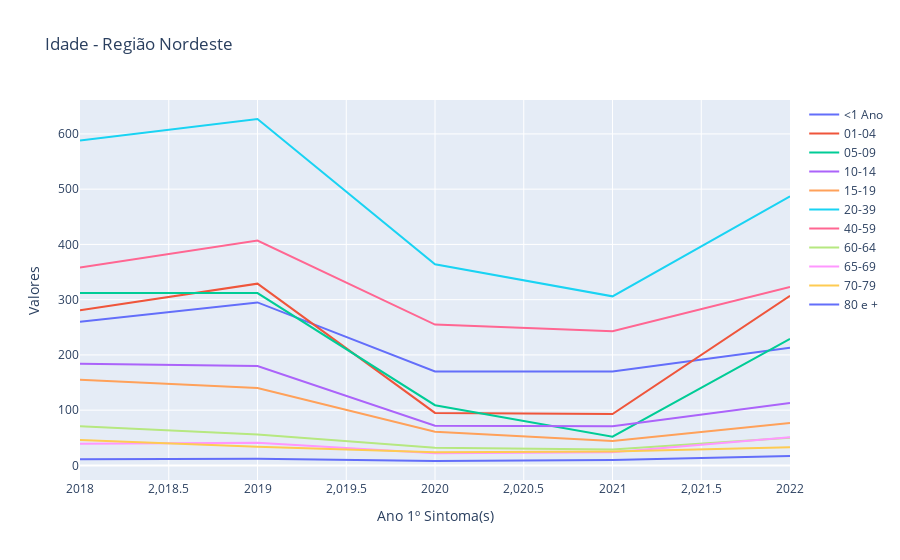

The notebook cell saved with this chart:
### Code cell
import plotly.graph_objects as go
import pandas as pd

# Dados da tabela
data = {'Ano 1º Sintoma(s)': [2018, 2019, 2020, 2021, 2022],
    '<1 Ano': [260, 295, 170, 170, 213],
    '01-04': [281, 329, 95, 93, 307],
    '05-09': [312, 312, 109, 52, 229],
    '10-14': [184, 180, 72, 71, 113],
    '15-19': [155, 140, 61, 44, 77],
    '20-39': [588, 627, 364, 306, 487],
    '40-59': [358, 407, 255, 243, 323],
    '60-64': [71, 56, 32, 29, 50],
    '65-69': [39, 41, 22, 24, 51],
    '70-79': [46, 34, 24, 25, 33],
    '80 e +': [11, 12, 8, 10, 17]
       }
    

idade_nd = pd.DataFrame(data)

# Criação do gráfico interativo
fig = go.Figure()

# Adição das linhas no gráfico
for column in idade_nd.columns:
    if column != 'Ano 1º Sintoma(s)':
        fig.add_trace(go.Scatter(x=idade_nd['Ano 1º Sintoma(s)'], y=idade_nd[column], mode='lines', name=column))

# Configurações do layout
fig.update_layout(
    title='Idade - Região Nordeste',
    xaxis=dict(title='Ano 1º Sintoma(s)'),
    yaxis=dict(title='Valores'),
    hovermode='x'
)

# Exibição do gráfico
fig.show()

### Figure 1 — Plotly figure (JSON) as saved in the notebook; plotly's stock layout.template omitted (floating-point values rounded to 4 significant figures)
{"data": [{"mode": "lines", "name": "<1 Ano", "type": "scatter", "x": [2018, 2019, 2020, 2021, 2022], "y": [260, 295, 170, 170, 213]}, {"mode": "lines", "name": "01-04", "type": "scatter", "x": [2018, 2019, 2020, 2021, 2022], "y": [281, 329, 95, 93, 307]}, {"mode": "lines", "name": "05-09", "type": "scatter", "x": [2018, 2019, 2020, 2021, 2022], "y": [312, 312, 109, 52, 229]}, {"mode": "lines", "name": "10-14", "type": "scatter", "x": [2018, 2019, 2020, 2021, 2022], "y": [184, 180, 72, 71, 113]}, {"mode": "lines", "name": "15-19", "type": "scatter", "x": [2018, 2019, 2020, 2021, 2022], "y": [155, 140, 61, 44, 77]}, {"mode": "lines", "name": "20-39", "type": "scatter", "x": [2018, 2019, 2020, 2021, 2022], "y": [588, 627, 364, 306, 487]}, {"mode": "lines", "name": "40-59", "type": "scatter", "x": [2018, 2019, 2020, 2021, 2022], "y": [358, 407, 255, 243, 323]}, {"mode": "lines", "name": "60-64", "type": "scatter", "x": [2018, 2019, 2020, 2021, 2022], "y": [71, 56, 32, 29, 50]}, {"mode": "lines", "name": "65-69", "type": "scatter", "x": [2018, 2019, 2020, 2021, 2022], "y": [39, 41, 22, 24, 51]}, {"mode": "lines", "name": "70-79", "type": "scatter", "x": [2018, 2019, 2020, 2021, 2022], "y": [46, 34, 24, 25, 33]}, {"mode": "lines", "name": "80 e +", "type": "scatter", "x": [2018, 2019, 2020, 2021, 2022], "y": [11, 12, 8, 10, 17]}], "layout": {"hovermode": "x", "title": {"text": "Idade - Região Nordeste"}, "xaxis": {"title": {"text": "Ano 1º Sintoma(s)"}}, "yaxis": {"title": {"text": "Valores"}}}}
